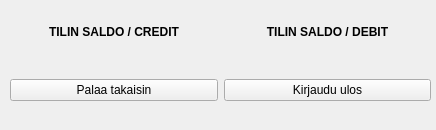
<?xml version="1.0" encoding="UTF-8"?>
<ui version="4.0">
 <class>accountBalance</class>
 <widget class="QWidget" name="accountBalance">
  <property name="geometry">
   <rect>
    <x>0</x>
    <y>0</y>
    <width>436</width>
    <height>130</height>
   </rect>
  </property>
  <property name="windowTitle">
   <string>Form</string>
  </property>
  <property name="styleSheet">
   <string notr="true"/>
  </property>
  <widget class="QWidget" name="gridLayoutWidget">
   <property name="geometry">
    <rect>
     <x>10</x>
     <y>20</y>
     <width>421</width>
     <height>81</height>
    </rect>
   </property>
   <layout class="QGridLayout" name="gridLayout">
    <item row="2" column="2">
     <widget class="QLabel" name="debitlabel">
      <property name="text">
       <string/>
      </property>
      <property name="alignment">
       <set>Qt::AlignCenter</set>
      </property>
     </widget>
    </item>
    <item row="1" column="2">
     <widget class="QLabel" name="debitBalLabel">
      <property name="text">
       <string>&lt;html&gt;&lt;head/&gt;&lt;body&gt;&lt;p&gt;&lt;span style=&quot; font-weight:700;&quot;&gt;TILIN SALDO / DEBIT&lt;/span&gt;&lt;/p&gt;&lt;/body&gt;&lt;/html&gt;</string>
      </property>
      <property name="alignment">
       <set>Qt::AlignCenter</set>
      </property>
     </widget>
    </item>
    <item row="2" column="1">
     <widget class="QLabel" name="creditLabel">
      <property name="text">
       <string/>
      </property>
      <property name="alignment">
       <set>Qt::AlignCenter</set>
      </property>
     </widget>
    </item>
    <item row="3" column="2">
     <widget class="QPushButton" name="logoutButton2">
      <property name="text">
       <string>Kirjaudu ulos</string>
      </property>
     </widget>
    </item>
    <item row="1" column="1">
     <widget class="QLabel" name="creditBalLabel">
      <property name="text">
       <string>&lt;html&gt;&lt;head/&gt;&lt;body&gt;&lt;p&gt;&lt;span style=&quot; font-weight:700;&quot;&gt;TILIN SALDO / CREDIT&lt;/span&gt;&lt;/p&gt;&lt;/body&gt;&lt;/html&gt;</string>
      </property>
      <property name="alignment">
       <set>Qt::AlignCenter</set>
      </property>
     </widget>
    </item>
    <item row="3" column="1">
     <widget class="QPushButton" name="backButton">
      <property name="text">
       <string>Palaa takaisin</string>
      </property>
     </widget>
    </item>
   </layout>
  </widget>
 </widget>
 <resources/>
 <connections/>
</ui>
